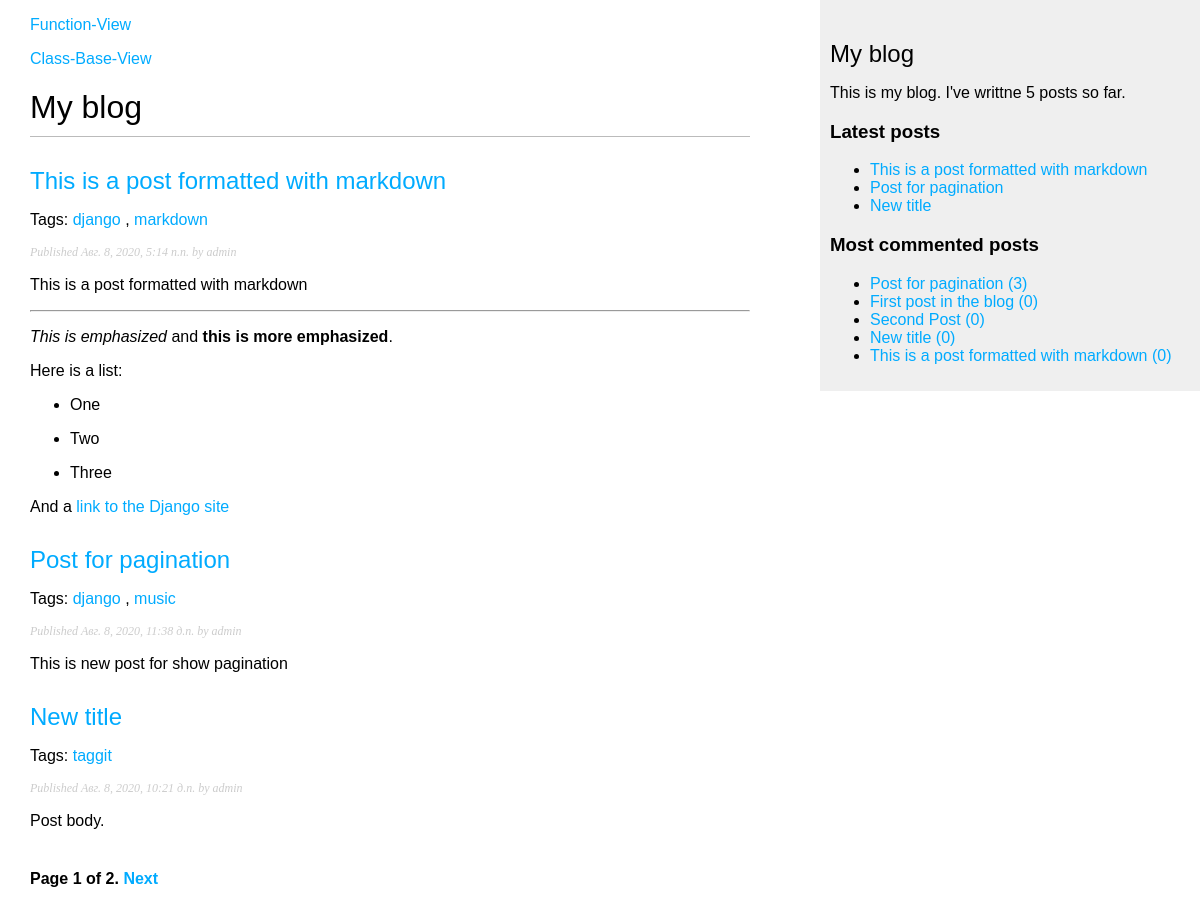
Screenshot of /blog/ with the database file from the repository.
### blog/models.py (models this page shows, shortened)
class Post(models.Model):
    STATUS_CHOICES = (
        ('draft', 'Draft'),
        ('published', 'Published'),
    )
    title = models.CharField(max_length=250)
    slug = models.SlugField(max_length=250, unique_for_date='publish')
    author = models.ForeignKey(User, on_delete=models.CASCADE,
                               related_name='blog_posts')
    body = models.TextField()
    publish = models.DateTimeField(default=timezone.now)
    created = models.DateTimeField(auto_now_add=True)
    updated = models.DateTimeField(auto_now=True)
    status = models.CharField(max_length=10, choices=STATUS_CHOICES,
                              default='draft')
    objects = models.Manager()  # Менеджер по умолчанию.
    published = PublishedManager()  # Наш новый менеджер.
    tags = TaggableManager()
    class Meta:
        ordering = ('-publish',)
    def get_absolute_url(self):
        return reverse('blog:post_detail', args=[self.publish.year,
                                                 self.publish.month,
                                                 self.publish.day, self.slug])

### blog/views.py (the view)
# urls.py: path('', views.PostListView.as_view(), name='post_list_cbv'),
class PostListView(ListView):
    queryset = Post.published.all()
    context_object_name = 'posts'  # иначе будет object_list
    paginate_by = 3  # ListView передает в контекст page_obj
    template_name = 'blog/post/list_cbv.html'

### blog/models.py (called while the page is built)
    def get_queryset(self):
        return super().get_queryset().filter(status='published')

### blog/templatetags/blog_tags.py (called while the page is built)
@register.simple_tag
def total_posts():
    return Post.published.count()

@register.inclusion_tag('blog/post/latest_posts.html')
def show_latest_posts(count=5):
    latest_posts = Post.published.order_by('-publish')[:count]
    return {'latest_posts': latest_posts}

@register.simple_tag
def get_most_commented_posts(count=5):
    return Post.published.annotate(total_comments=Count('comments'))\
                         .order_by('-total_comments')[:count]

@register.filter(name='markdown')
def markdown_format(text):
    return mark_safe(markdown.markdown(text))

### blog/templates/blog/post/list_cbv.html (shortened to what this page needs)
{% extends 'blog/base.html' %}
{% load blog_tags %}
{% block content %}
    <h1>My blog</h1>
    {% for post in posts %}
        <h2>
            <a href="{{ post.get_absolute_url }}">{{ post.title }}</a>
        </h2>
        <p class="tags">Tags:
            {% for tag in post.tags.all %}
                <a href="{% url 'blog:post_list_by_tag' tag.slug %}">
                    {{ tag.name }}
                </a>
                {% if not forloop.last %}, {% endif %}
            {% endfor %}
        </p>
        <p class="date">Published {{ post.publish }} by {{ post.author }}</p>
        {{ post.body|markdown|truncatewords_html:30 }}
    {% endfor %}
    {% include 'pagination.html' with page=page_obj %}
{% endblock %}

### blog/templates/blog/base.html (shortened to what this page needs)
{% load blog_tags %}
{% load static %}
<!DOCTYPE html>
<html>
<head>
    <link href="{% static "css/blog.css" %}" rel="stylesheet">
</head>
<body>
    <div id="content">
        <p><a href="{% url 'blog:post_list' %}">Function-View</a></p>
        <p><a href="{% url 'blog:post_list_cbv' %}">Class-Base-View</a></p>
        {% block content %}{% endblock %}
    </div>
    <div id="sidebar">
        <h2>My blog</h2>
        <p>This is my blog. I've writtne {% total_posts %} posts so far.</p>
        <h3>Latest posts</h3>
        {% show_latest_posts 3 %}
        <h3>Most commented posts</h3>
        {% get_most_commented_posts as most_commented_posts %}
        <ul>
            {% for post in most_commented_posts %}
                <li>
                    <a href="{{ post.get_absolute_url }}">
                        {{ post.title }} ({{ post.comments.count }})
                    </a>
                </li>
            {% endfor %}
        </ul>
    </div>
</body>
</html>

### blog/templates/blog/post/latest_posts.html
<ul>
    {% for post in latest_posts %}
        <li>
            <a href="{{ post.get_absolute_url }}">{{ post.title }}</a>
        </li>
    {% endfor %}
</ul>

### blog/static/css/blog.css (style rules this page uses)
body { margin:0; padding:0; font-family:helvetica, sans-serif; }
a { color:#00abff; text-decoration:none; }
h1 { font-weight:normal; border-bottom:1px solid #bbb; padding:0 0 10px 0; }
h2 { font-weight:normal; margin:30px 0 0; }
#content { float:left; width:60%; padding:0 0 0 30px; }
#sidebar { float:right; width:30%; padding:10px; background:#efefef; height:100%; }
p.date { color:#ccc; font-family: georgia, serif; font-size: 12px; font-style: italic; }

### rows the page displays
Post: title "This is a post formatted with markdown", publish "Авг. 8, 2020, 5:14 п.п.", author "admin", body "This is a post formatted with markdown This is emphasized and this is more emphasized . Here is a list: One Two Three And a link to the Django site", comments.count "0"
Tag: name "django"
Tag: name "markdown"
Post: title "Post for pagination", publish "Авг. 8, 2020, 11:38 д.п.", author "admin", body "This is new post for show pagination", comments.count "3"
Tag: name "music"
Post: title "New title", publish "Авг. 8, 2020, 10:21 д.п.", author "admin", body "Post body.", comments.count "0"
Tag: name "taggit"
Post: title "First post in the blog", comments.count "0"
Post: title "Second Post", comments.count "0"

### other values shown
{{ page.number }} "1"
{{ page.paginator.num_pages }} "2"
